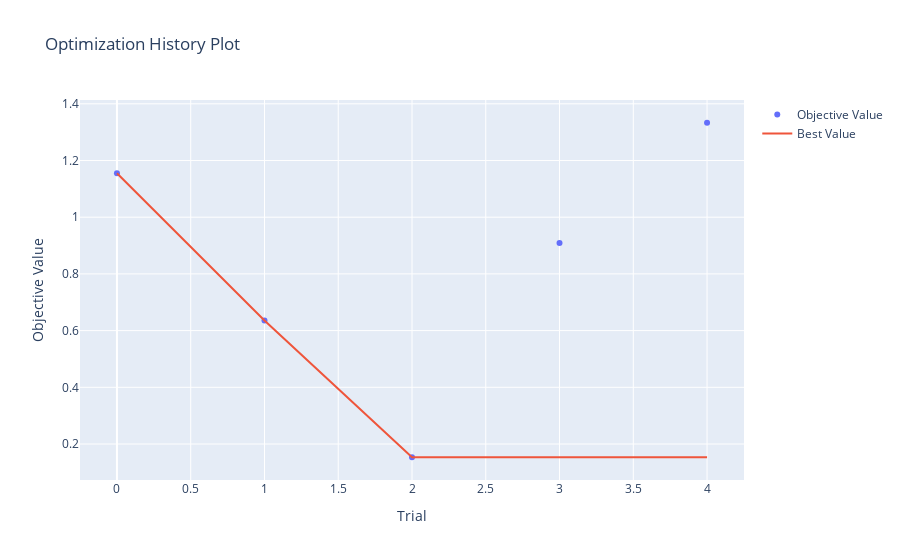

The cell this chart's notebook holds for it:
### Code cell
plot_optimization_history(study)

### Figure 1 — Plotly figure (JSON) as saved in the notebook; plotly's stock layout.template omitted (floating-point values rounded to 4 significant figures)
{"data": [{"mode": "markers", "name": "Objective Value", "type": "scatter", "x": [0, 1, 2, 3, 4], "y": [1.155, 0.6356, 0.1533, 0.9087, 1.333]}, {"mode": "lines", "name": "Best Value", "type": "scatter", "x": [0, 1, 2, 3, 4], "y": [1.155, 0.6356, 0.1533, 0.1533, 0.1533]}, {"marker": {"color": "#cccccc"}, "mode": "markers", "name": "Infeasible Trial", "showlegend": false, "type": "scatter", "x": [], "y": []}], "layout": {"title": {"text": "Optimization History Plot"}, "xaxis": {"title": {"text": "Trial"}}, "yaxis": {"title": {"text": "Objective Value"}}}}
